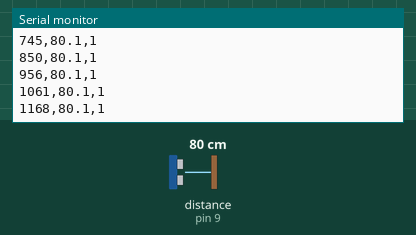
Bench run of a sketch on a simulated Arduino Uno, built with avr-gcc and run on an emulated ATmega328P. Shown: the last lines printed to the serial monitor. Wiring (inferred from the names in the program): ultrasonic range finder: trigger pin 8; echo pin 9. The test bench sets the inputs (shaded band); at power-on: distance to the obstacle (sensor on pin 9) 80 cm. The echo pulse lasts 58.3 µs per cm.

Above: at 1.2 s.
1.3 s: distance to the obstacle (sensor on pin 9) set to 2 cm
At 1.38 s:
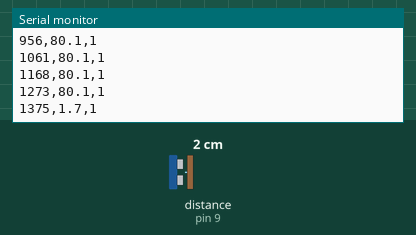
2.8 s: distance to the obstacle (sensor on pin 9) set to 4 cm
At 2.8 s:
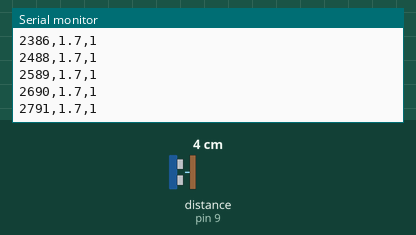
Timing chart, 0 to 5.8 s (numbered marks = the images above; inputs shaded):
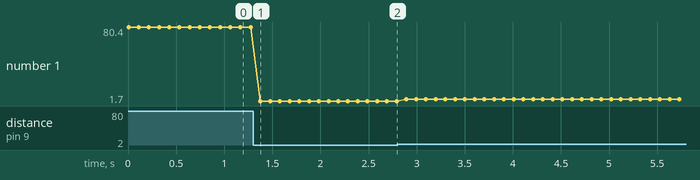

The sketch:

ultrasonic_test.ino
```cpp
/*
  ultrasonic_test.ino

  超音波センサー単体の距離確認用スケッチ。
  10cm、20cm、30cmなどでdistance_cmとokフラグを確認する。
*/

const int PIN_ULTRASONIC_TRIG = 8;
const int PIN_ULTRASONIC_ECHO = 9;
const unsigned long ULTRASONIC_TIMEOUT_US = 25000;

// TRIG/ECHOから距離をcmで読む。timeout時はok=falseにする。
float readDistanceCm(bool* ok) {
  digitalWrite(PIN_ULTRASONIC_TRIG, LOW);
  delayMicroseconds(2);
  digitalWrite(PIN_ULTRASONIC_TRIG, HIGH);
  delayMicroseconds(10);
  digitalWrite(PIN_ULTRASONIC_TRIG, LOW);
  unsigned long duration = pulseIn(PIN_ULTRASONIC_ECHO, HIGH, ULTRASONIC_TIMEOUT_US);
  if (duration == 0) {
    *ok = false;
    return 999.0;
  }
  *ok = true;
  return duration / 58.0;
}

// シリアルと超音波センサーピンを初期化する。
void setup() {
  Serial.begin(115200);
  pinMode(PIN_ULTRASONIC_TRIG, OUTPUT);
  pinMode(PIN_ULTRASONIC_ECHO, INPUT);
  Serial.println("time_ms,distance_cm,ok");
}

// 100msごとに距離とokフラグをCSVで出力する。
void loop() {
  bool ok = false;
  float cm = readDistanceCm(&ok);
  Serial.print(millis());
  Serial.print(',');
  Serial.print(cm, 1);
  Serial.print(',');
  Serial.println(ok ? 1 : 0);
  delay(100);
}
```

Measured:
- after the input at 1.3 s, the serial monitor: prints a new line after 0.08 s (image 1)
- plotted number 1: 80.1 → 1.7 after the input at 1.3 s
